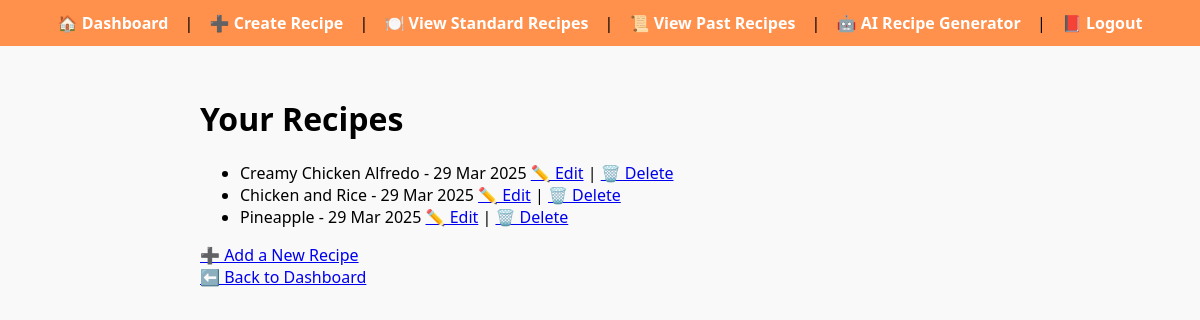
/recipes/view/ (signed in), run on an earlier commit of the app's database.
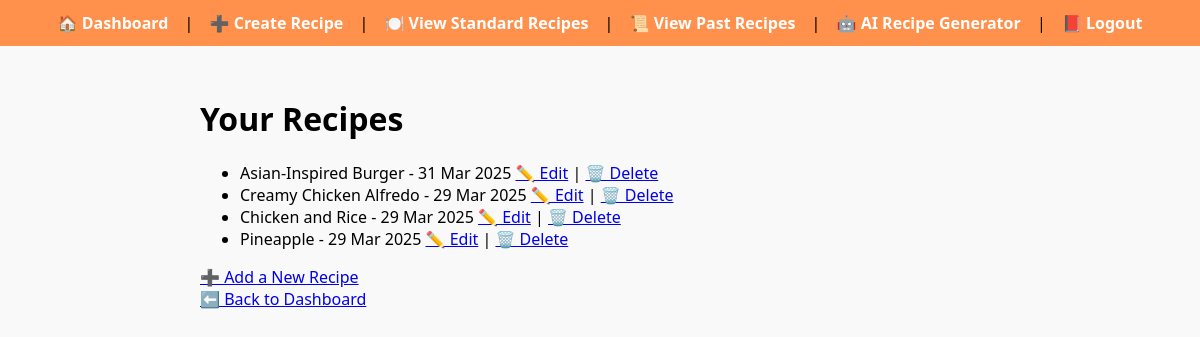
And on a later commit of the database.
### recipes/models.py (models this page shows, shortened)
class Recipe(models.Model):
    user = models.ForeignKey(get_user_model(), on_delete=models.CASCADE)
    title = models.CharField(max_length=100)
    ingredients = models.TextField()
    instructions = models.TextField()
    created_at = models.DateTimeField(auto_now_add=True)
    updated_at = models.DateTimeField(auto_now=True)  # Recommended addition

### recipes/views.py (the view)
# urls.py: path('view/', views.view_past_recipes, name='view_past_recipes'),
@login_required
def view_past_recipes(request):
    recipes = Recipe.objects.filter(user=request.user).order_by('-created_at')
    if not recipes.exists():
        messages.info(request, "You haven't added any recipes yet.")
    return render(request, 'recipes/view_past_recipes.html', {'recipes': recipes})

### templates/recipes/view_past_recipes.html (shortened to what this page needs)
{% extends 'accounts/base.html' %}
{% block content %}
    <h1>Your Recipes</h1>
    {% if recipes %}
        <ul>
            {% for recipe in recipes %}
                <li>
                    {{ recipe.title }} - {{ recipe.created_at|date:"d M Y" }}
                    <a href="{% url 'edit_recipe' recipe.id %}">✏️ Edit</a> |
                    <a href="{% url 'delete_recipe' recipe.id %}">🗑️ Delete</a>
                </li>
            {% endfor %}
        </ul>
    {% else %}
        <p>You haven’t created any recipes yet.</p>
    {% endif %}
    <a href="{% url 'create_recipe' %}">➕ Add a New Recipe</a>
    <br>
    <a href="{% url 'dashboard' %}">⬅️ Back to Dashboard</a>
{% endblock %}

### templates/accounts/base.html (shortened to what this page needs)
<!DOCTYPE html>
<html lang="en">
<head>
    {% load static %}
    <link rel="stylesheet" href="{% static 'css/styles.css' %}">
</head>
<body>
    {% if user.is_authenticated %}
    <nav>
        <a href="{% url 'dashboard' %}">🏠 Dashboard</a> |
        <a href="{% url 'create_recipe' %}">➕ Create Recipe</a> |
        <a href="{% url 'view_standard_recipes' %}">🍽️ View Standard Recipes</a> |
        <a href="{% url 'view_past_recipes' %}">📜 View Past Recipes</a> |
        <a href="{% url 'generate_recipe' %}">🤖 AI Recipe Generator</a> |
        <a href="{% url 'logout' %}">📕 Logout</a>
    </nav>
    {% endif %}
    <div class="container">
        {% block content %}
        {% endblock %}
    </div>
</body>
</html>

### templates/accounts/base.html (style rules this page uses)
body { font-family: 'Segoe UI', Tahoma, Geneva, Verdana, sans-serif; background-color: #f9f9f9; margin: 0; padding: 0; }
nav { background-color: #ff914d; padding: 12px 24px; text-align: center; }
nav a { color: white; text-decoration: none; margin: 0 12px; font-weight: bold; }
.container { padding: 20px; max-width: 800px; margin: 0 auto; }

What changed in the data, as far as the page shows it:
added Recipe: title "Asian-Inspired Burger", created_at "31 Mar 2025"
